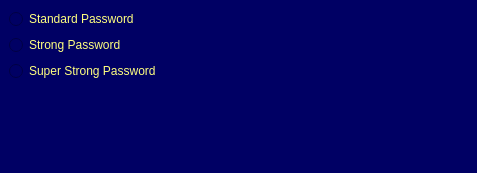
<?xml version="1.0" encoding="UTF-8"?>
<ui version="4.0">
 <class>PasswordGenerator</class>
 <widget class="QMainWindow" name="PasswordGenerator">
  <property name="geometry">
   <rect>
    <x>0</x>
    <y>0</y>
    <width>477</width>
    <height>173</height>
   </rect>
  </property>
  <property name="windowTitle">
   <string>PasswordGenerator</string>
  </property>
  <property name="styleSheet">
   <string notr="true">background-color: rgb(0, 0, 100);</string>
  </property>
  <widget class="QWidget" name="centralwidget">
   <layout class="QGridLayout" name="gridLayout">
    <item row="0" column="0">
     <widget class="QRadioButton" name="rbtn_standard">
      <property name="styleSheet">
       <string notr="true">font: 75 12pt &quot;MS Shell Dlg 2&quot;;
color: rgb(255, 255, 127);</string>
      </property>
      <property name="text">
       <string>Standard Password</string>
      </property>
     </widget>
    </item>
    <item row="1" column="0">
     <widget class="QRadioButton" name="rbtn_strong">
      <property name="styleSheet">
       <string notr="true">font: 75 12pt &quot;MS Shell Dlg 2&quot;;
color: rgb(255, 255, 127);</string>
      </property>
      <property name="text">
       <string>Strong Password</string>
      </property>
     </widget>
    </item>
    <item row="2" column="0">
     <widget class="QRadioButton" name="rbtn_super">
      <property name="styleSheet">
       <string notr="true">font: 75 12pt &quot;MS Shell Dlg 2&quot;;
color: rgb(255, 255, 127);</string>
      </property>
      <property name="text">
       <string>Super Strong Password</string>
      </property>
     </widget>
    </item>
    <item row="3" column="0">
     <widget class="QLabel" name="lbl_pass">
      <property name="sizePolicy">
       <sizepolicy hsizetype="Preferred" vsizetype="Ignored">
        <horstretch>0</horstretch>
        <verstretch>0</verstretch>
       </sizepolicy>
      </property>
      <property name="font">
       <font>
        <family>MS Shell Dlg 2</family>
        <pointsize>16</pointsize>
        <weight>9</weight>
        <italic>false</italic>
        <bold>false</bold>
       </font>
      </property>
      <property name="styleSheet">
       <string notr="true">font: 75 16pt &quot;MS Shell Dlg 2&quot;;
color: rgb(255, 255, 255);
padding:10px;</string>
      </property>
      <property name="text">
       <string/>
      </property>
      <property name="alignment">
       <set>Qt::AlignCenter</set>
      </property>
     </widget>
    </item>
   </layout>
  </widget>
  <widget class="QMenuBar" name="menubar">
   <property name="geometry">
    <rect>
     <x>0</x>
     <y>0</y>
     <width>477</width>
     <height>21</height>
    </rect>
   </property>
  </widget>
  <widget class="QStatusBar" name="statusbar"/>
 </widget>
 <resources/>
 <connections/>
</ui>
